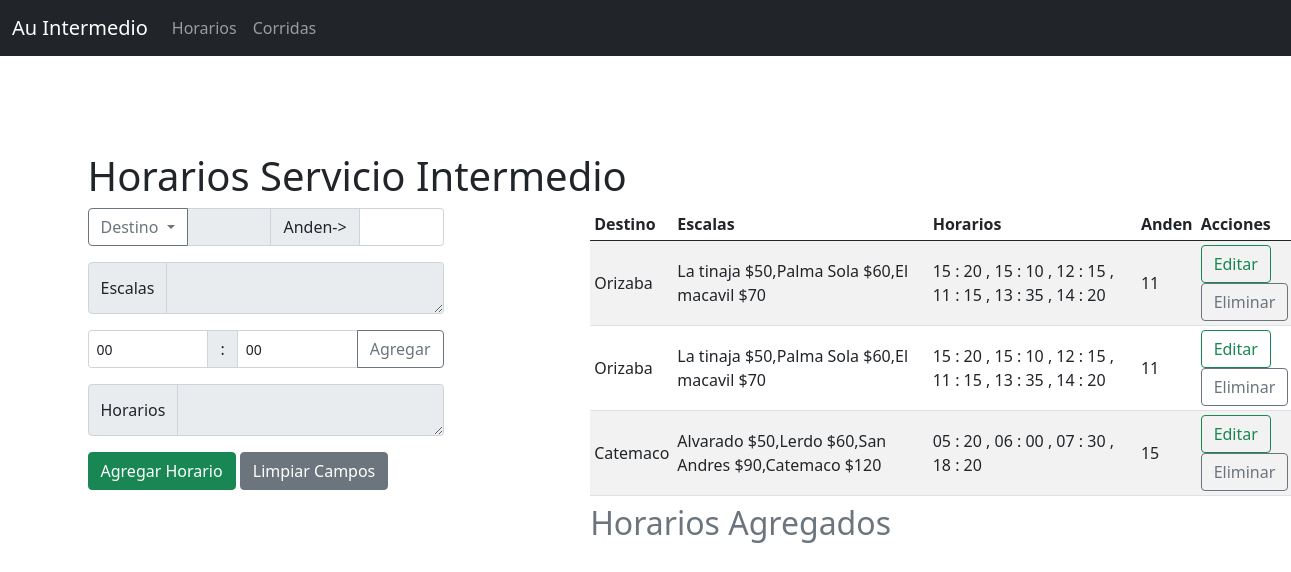
The app's page /horarios, older data.
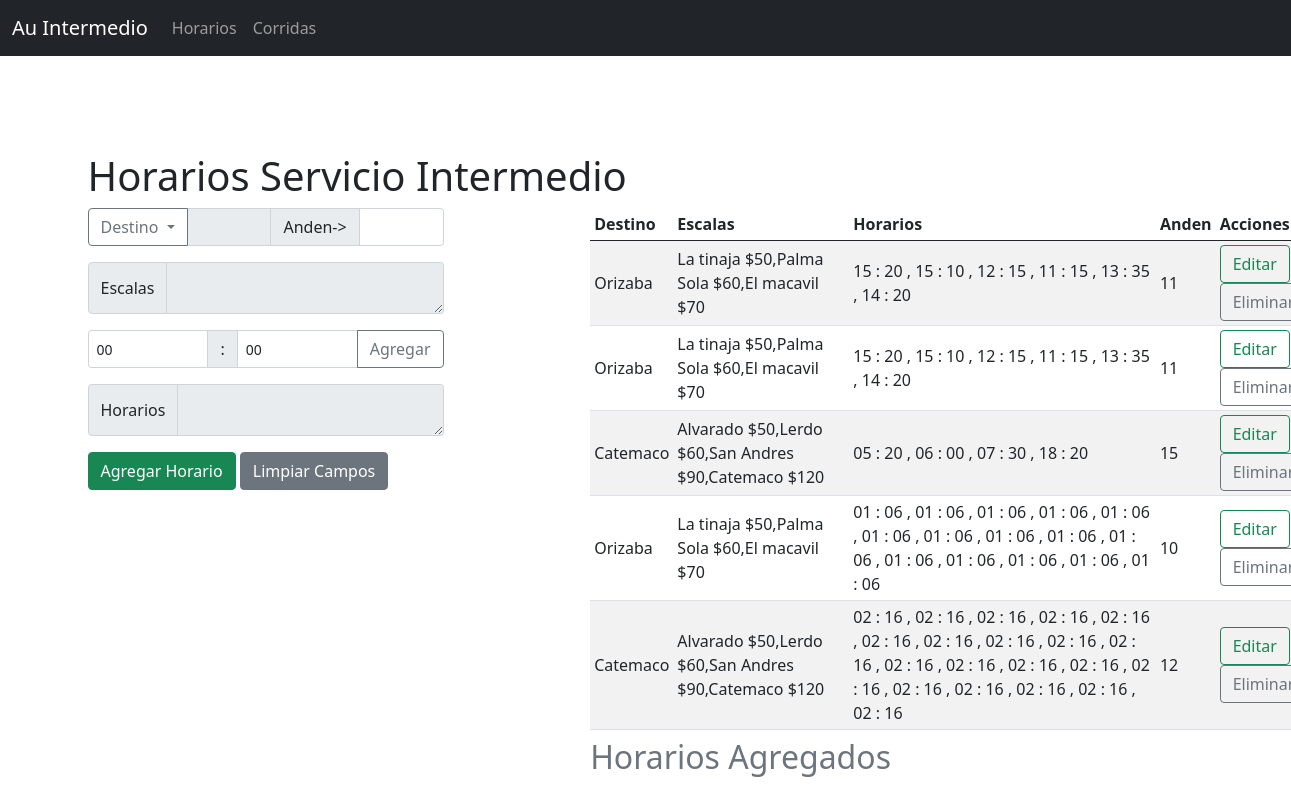
The same page, newer data.
### app.py (models this page shows)
class Horarios(db.Model):
    __tablename__ = "horario"
    id = db.Column(db.Integer, primary_key = True)
    destino = db.Column(db.String(100), nullable = False)
    escala = db.Column(db.String, nullable = False)
    horario = db.Column(db.String, nullable = False)
    anden = db.Column(db.Integer, nullable = False)

### app.py (the view, shortened to what this page needs)
@app.route('/horarios', methods = ['GET', 'POST'])
def horarios():
    return render_template('horarios.html', horarios = Horarios.query, corridas = Corrida.query)

### templates/horarios.html (shortened to what this page needs)
{% extends 'base.html' %}
    {% block hide %}
    {% for i in corridas %}
        <label class="none" id="data{{i.id}}">{{i.escala}}</label><br>
     {% endfor %}
     {% endblock %}
    {% block content %}
      <div class="row justify-content-center">
        <h1>Horarios Servicio Intermedio</h1>
      </div>
      <div class="formcontent col-4">
        <form action="/horarios" method="post">
      <div class="input-group mb-3">
        <button class="btn btn-outline-secondary dropdown-toggle" type="button" data-bs-toggle="dropdown" aria-expanded="false">
          Destino
        </button>
        <input type="text" id="destino"name="destino" class="form-control form-control-sm" aria-label="Text input with dropdown button" readonly>
        <span class="input-group-text">Anden-></span>
        <input type="number" id="anden" name="anden" class="form-control form-control-sm">
      </div>
      <div class="input-group mb-3">
        <span class="input-group-text">Escalas</span>
        <textarea class="form-control form-control-sm" placeholder="" id="escala" name="escala" readonly></textarea>
      </div>
      <div class="input-group mb-3">
        <select name="hora" id="hora" class="form-control form-control-sm">
           <option value = "00"> 00 </option>
        </select>
        <span class="input-group-text"> : </span>
        <select name="minuto" id="minuto" class="form-control form-control-sm">
          <option value="00">00</option>
        </select>
        <button class="btn btn-outline-secondary" onclick="add_hora()" type="button">Agregar</button>
      </div>
      <div class="input-group mb-3">
        <span class="input-group-text">Horarios</span>
        <textarea class="form-control form-control-sm" placeholder="" id="horarios" name="horarios" readonly></textarea>
      </div>
      <button class="btn btn-success" type="submit">Agregar Horario</button>
      <button class="btn btn-secondary" onclick="reset()" type="button">Limpiar Campos</button>
      </form>
      </div>
      <div class="tablecontent col-8 ">
          <table class="table table-sm table-striped offset-2 align-middle">
            <caption><h2>Horarios Agregados</h2></caption>
            <thead>
              <tr>
                <th>Destino</th>
                <th>Escalas</th>
                <th>Horarios</th>
                <th>Anden</th>
                <th>Acciones</th>
              </tr>
            </thead>
            <tbody>
              {% for i in horarios%}
              <tr>
                <td>{{i.destino}}</td>
                <td>{{i.escala}}</td>
                <td>{{i.horario}}</td>
                <td>{{i.anden}}</td>
                <td>
                  <a href="/edit/{{i.id}}" class="btn btn-outline-success">Editar</a>
                  <a href="/eliminar/{{i.id}}" class=" btn btn-outline-secondary">Eliminar</a>
                </td>
              </tr>
              {% endfor %}
            </tbody>
          </table>
      </div>
    {% endblock %}

### templates/base.html (shortened to what this page needs)
<!DOCTYPE html>
<html lang="en">
<head>
	<link rel="stylesheet" type="text/css" href="{{url_for('static', filename ='/css/bootstrap.min.css' )}} ">
	<link rel="stylesheet" type="text/css" href="{{url_for('static', filename = '/css/main.css')}}">
</head>
<body>
	<nav class="navbar navbar-expand-lg navbar-dark bg-dark">
	  <div class="container-fluid">
	    <a class="navbar-brand" href="/">Au Intermedio</a>
	    <div class="collapse navbar-collapse" id="navbarNav">
	      <ul class="navbar-nav">
	        <li class="nav-item">
	          <a class="nav-link" href="/horarios">Horarios</a>
	        </li>
	        <li class="nav-item">
	          <a class="nav-link" href="/corridas">Corridas</a>
	        </li>
	      </ul>
	    </div>
	  </div>
	</nav>
	<div class="container">
		{% block hide %}{% endblock %}
		<div class="row mt-5 ">
			{% block content %}{% endblock %}
		</div>
	</div>
</body>
</html>

Row changes from the older to the newer data that the page shows:
added Horarios: destino "Orizaba", escala "La tinaja $50,Palma Sola $60,El macavil $70", horario "01 : 06 , 01 : 06 , 01 : 06 , 01 : 06 , 01 : 06 , 01 : 06 , 01 : 06 , 01 : 06 , 01 : 06 , 01 : 06 , 01 : 06 , 01 : 06 , 01 : 06 , 01 : 06 , 01 : 06", anden "10"
added Horarios: destino "Catemaco", escala "Alvarado $50,Lerdo $60,San Andres $90,Catemaco $120", horario "02 : 16 , 02 : 16 , 02 : 16 , 02 : 16 , 02 : 16 , 02 : 16 , 02 : 16 , 02 : 16 , 02 : 16 , 02 : 16 , 02 : 16 , 02 : 16 , 02 : 16 , 02 : 16 , 02 : 16 , 02 : 16 , 02 : 16 , 02 : 16 , 02 : 16 , 02 : 16", anden "12"
